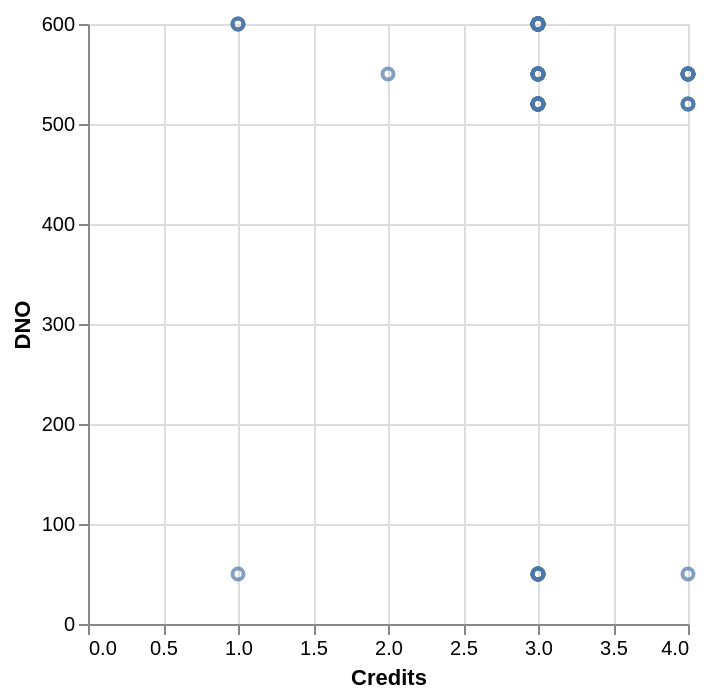

Describe this chart as a Vega-Lite specification.
### Vega-Lite specification from a JSON file in a GitHub repository (floating-point values rounded to 4 significant figures)
{"data": {"values": [{"x_data": 1, "y_data": 600}, {"x_data": 1, "y_data": 600}, {"x_data": 1, "y_data": 600}, {"x_data": 1, "y_data": 50}, {"x_data": 2, "y_data": 550}, {"x_data": 3, "y_data": 600}, {"x_data": 3, "y_data": 600}, {"x_data": 3, "y_data": 600}, {"x_data": 3, "y_data": 600}, {"x_data": 3, "y_data": 600}, {"x_data": 3, "y_data": 600}, {"x_data": 3, "y_data": 600}, {"x_data": 3, "y_data": 600}, {"x_data": 3, "y_data": 600}, {"x_data": 3, "y_data": 600}, {"x_data": 3, "y_data": 600}, {"x_data": 3, "y_data": 600}, {"x_data": 3, "y_data": 600}, {"x_data": 3, "y_data": 600}, {"x_data": 3, "y_data": 600}, {"x_data": 3, "y_data": 600}, {"x_data": 3, "y_data": 600}, {"x_data": 3, "y_data": 600}, {"x_data": 3, "y_data": 600}, {"x_data": 3, "y_data": 600}, {"x_data": 3, "y_data": 600}, {"x_data": 3, "y_data": 600}, {"x_data": 3, "y_data": 600}, {"x_data": 3, "y_data": 550}, {"x_data": 3, "y_data": 550}, {"x_data": 3, "y_data": 550}, {"x_data": 3, "y_data": 550}, {"x_data": 3, "y_data": 550}, {"x_data": 3, "y_data": 550}, {"x_data": 3, "y_data": 550}, {"x_data": 3, "y_data": 550}, {"x_data": 3, "y_data": 550}, {"x_data": 3, "y_data": 550}, {"x_data": 3, "y_data": 550}, {"x_data": 3, "y_data": 550}, {"x_data": 3, "y_data": 520}, {"x_data": 3, "y_data": 520}, {"x_data": 3, "y_data": 520}, {"x_data": 3, "y_data": 520}, {"x_data": 3, "y_data": 520}, {"x_data": 3, "y_data": 520}, {"x_data": 3, "y_data": 520}, {"x_data": 3, "y_data": 520}, {"x_data": 3, "y_data": 520}, {"x_data": 3, "y_data": 520}, {"x_data": 3, "y_data": 520}, {"x_data": 3, "y_data": 520}, {"x_data": 3, "y_data": 520}, {"x_data": 3, "y_data": 520}, {"x_data": 3, "y_data": 520}, {"x_data": 3, "y_data": 520}, {"x_data": 3, "y_data": 50}, {"x_data": 3, "y_data": 50}, {"x_data": 3, "y_data": 50}, {"x_data": 3, "y_data": 50}, {"x_data": 3, "y_data": 50}, {"x_data": 3, "y_data": 50}, {"x_data": 3, "y_data": 50}, {"x_data": 3, "y_data": 50}, {"x_data": 4, "y_data": 550}, {"x_data": 4, "y_data": 550}, {"x_data": 4, "y_data": 550}, {"x_data": 4, "y_data": 550}, {"x_data": 4, "y_data": 550}, {"x_data": 4, "y_data": 550}, {"x_data": 4, "y_data": 550}, {"x_data": 4, "y_data": 550}, {"x_data": 4, "y_data": 520}, {"x_data": 4, "y_data": 520}, {"x_data": 4, "y_data": 520}, {"x_data": 4, "y_data": 50}]}, "mark": "point", "encoding": {"x": {"field": "x_data", "type": "quantitative", "title": "Credits"}, "y": {"field": "y_data", "type": "quantitative", "title": "DNO"}}}
